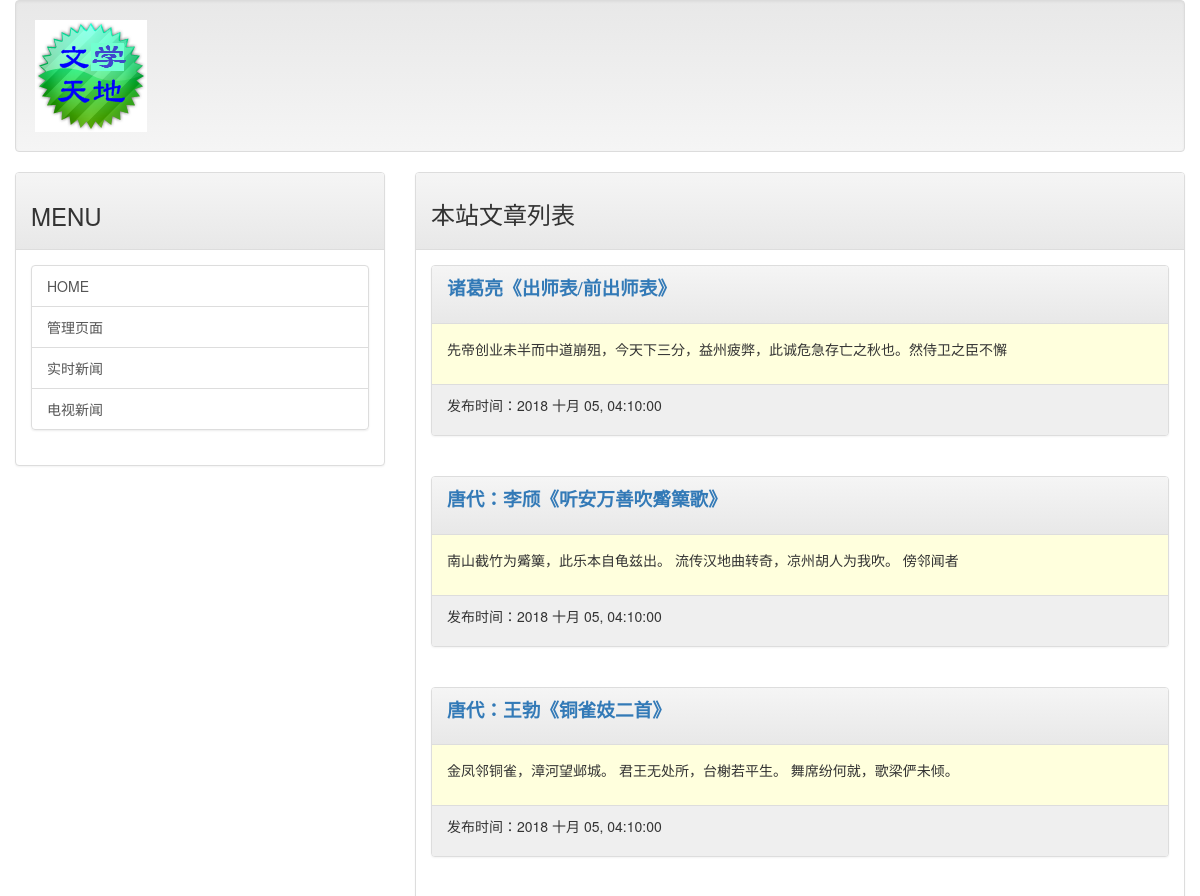
Before: / (upper part) with the older database file.
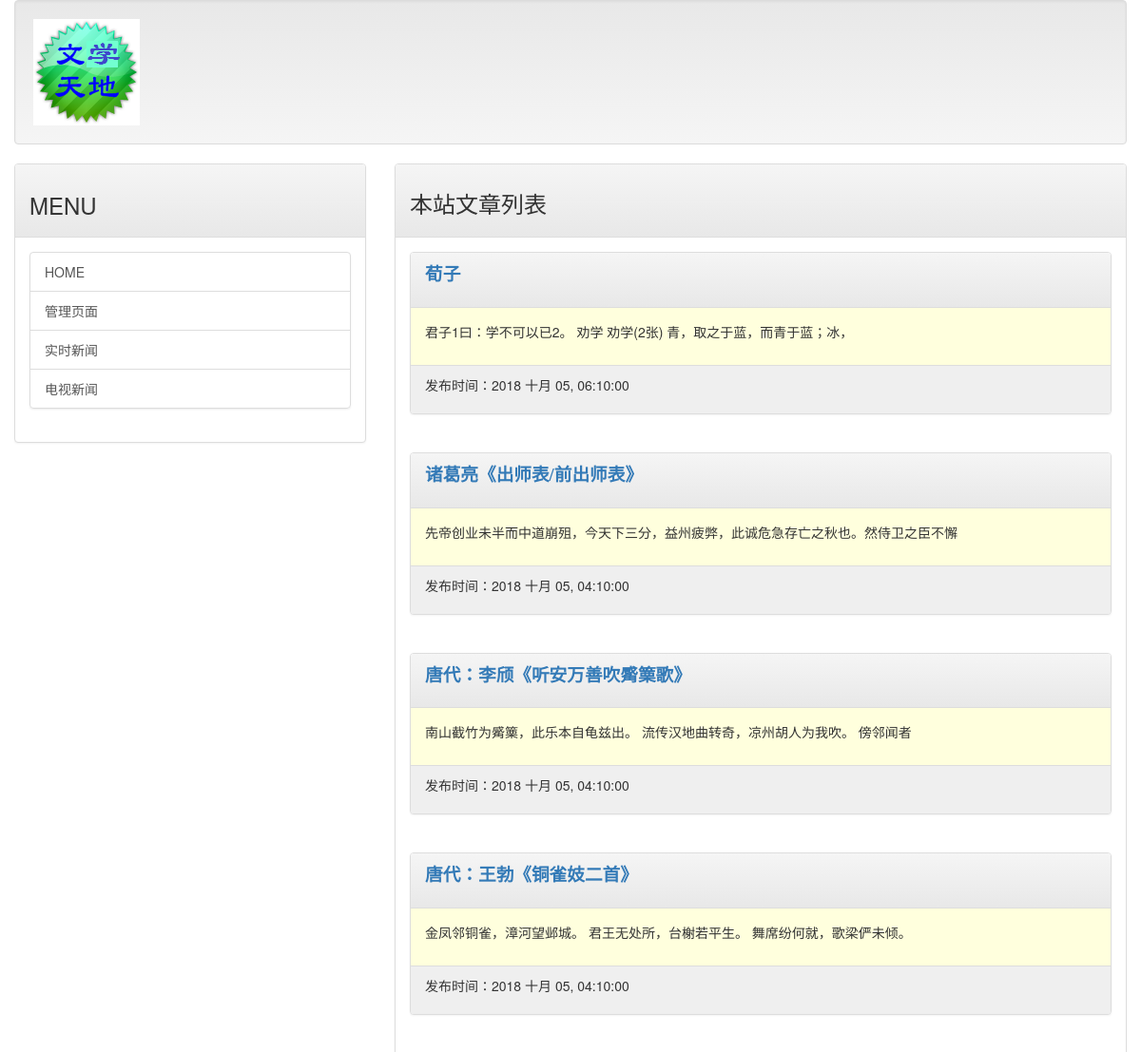
After: the same page with the newer database file.
### mainsite/models.py (models this page shows, shortened)
class Post(models.Model):
    title = models.CharField(max_length=200)
    slug = models.CharField(max_length=200)
    body = models.TextField()
    pub_date = models.DateTimeField(default = timezone.now)
    class Meta:
        ordering = ('-pub_date',)

### mainsite/views.py (the view)
# urls.py: url(r'^$', homepage),
def homepage(request):
    template = get_template('index.html')
    posts = Post.objects.all()
    now = datetime.now()
    html = template.render(locals())
    return HttpResponse(html)

### templates/index.html (shortened to what this page needs)
{% extends 'base.html' %}
{% block headmessage %}
    <h3 style='font-family:楷体;'>本站文章列表</a>
{% endblock %}
{% block content %}
    {% for post in posts %}
        <div class='panel panel-default'>
            <div class='panel-heading'>
                <p style='font-family:微软雅黑;font-size:14pt;font-weight:bold;'>
                    <a href='/post/{{post.slug}}'>{{ post.title }}</a>
                </p>
            </div>
            <div class='panel-body' style='background-color:#ffffdd'>
                <p>
                   {{ post.body | truncatechars:40 }}
                </p>
            </div>
            <div class='panel-footer'  style='background-color:#efefef'>
                <p>
                    发布时间：{{ post.pub_date | date:"Y M d, h:m:s"}}
                </p>
            </div>
        </div>
        <br>
    {% endfor %}
{% endblock %}

### templates/base.html (shortened to what this page needs)
<!DOCTYPE html>
{% load staticfiles %}
<html>
<head>
<link rel="stylesheet" href="https://maxcdn.bootstrapcdn.com/bootstrap/3.3.6/css/bootstrap.min.css">
<link rel="stylesheet" href="https://maxcdn.bootstrapcdn.com/bootstrap/3.3.6/css/bootstrap-theme.min.css">
</head>
<body>
    <div class='container-fluid'>
        {% include 'header.html' %}
        <div class='row'>
            <div class='col-sm-4 col-md-4'>
                <div class='panel panel-default'>
                    <div class='panel-heading'>
                        <h3>
                            MENU
                        </h3>
                    </div>
                    <div class='panel-body'>
                        <div class='list-group'>
                            <a href='/' class='list-group-item'>HOME</a>
                            <a href='/admin' class='list-group-item'>管理页面 </a>
                            <a href='http://tar.so/news' class='list-group-item'>实时新闻</a>
                            <a href='http://drho.tw/news' class='list-group-item'>电视新闻</a>
                        </div>
                    </div>
                </div>
            </div>
            <div class='col-sm-8 col-md-8'>
                <div class='panel panel-default'>
                    <div class='panel-heading'>
                        {% block headmessage %} {% endblock %}
                    </div>
                    <div class='panel-body'>
                        {% block content %} {% endblock %}
                    </div>
                </div>
            </div>
        </div>
    </div>
</body>
</html>

### templates/header.html
{% load staticfiles %}
<div class='well'>
    <img src="{% static "images/logo.png" %}">
</div>

Changed rows visible on the page:
added Post: title "荀子", body "君子1曰：学不可以已2。 劝学 劝学(2张) 青，取之于蓝，而青于蓝；冰，", pub_date "2018 十月 05, 06:10:00"
